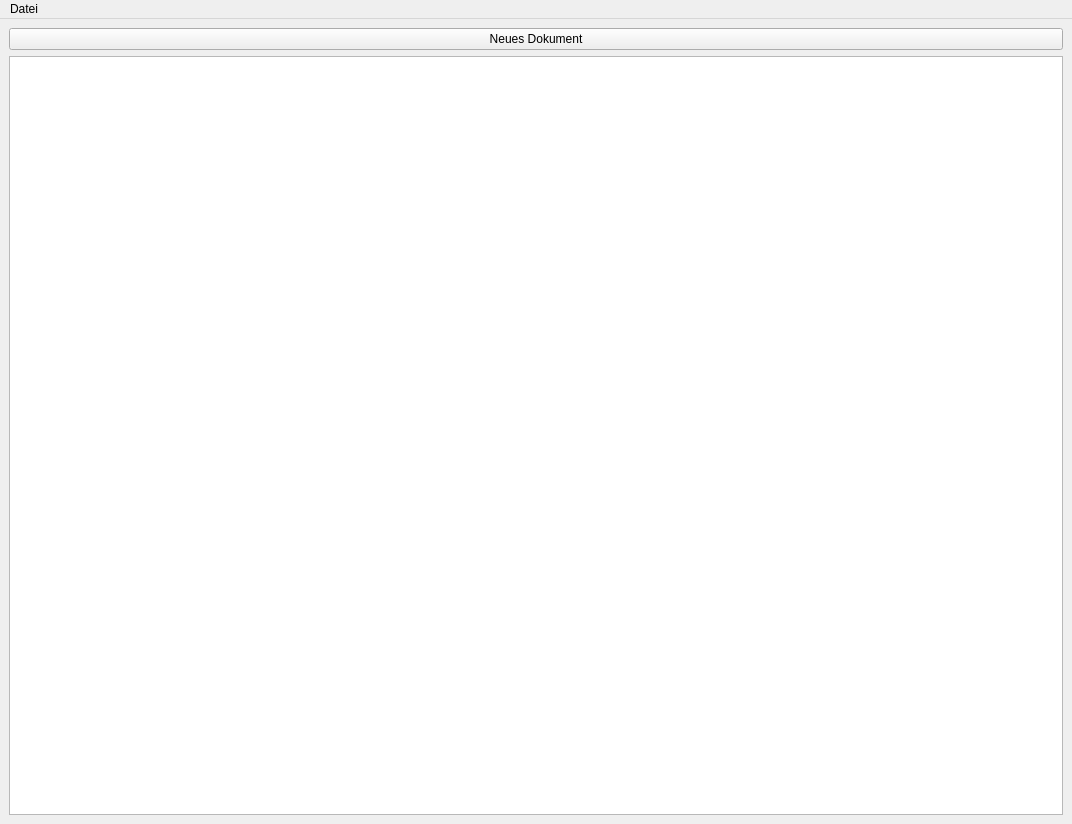
<?xml version="1.0" encoding="UTF-8"?>
<ui version="4.0">
 <class>MainWindow</class>
 <widget class="QMainWindow" name="MainWindow">
  <property name="geometry">
   <rect>
    <x>0</x>
    <y>0</y>
    <width>1072</width>
    <height>824</height>
   </rect>
  </property>
  <property name="windowTitle">
   <string>MainWindow</string>
  </property>
  <widget class="QWidget" name="centralwidget">
   <layout class="QGridLayout" name="gridLayout_2">
    <item row="0" column="0" colspan="2">
     <layout class="QHBoxLayout" name="layoutTabs">
      <item>
       <widget class="QPushButton" name="newDocument">
        <property name="text">
         <string>Neues Dokument</string>
        </property>
       </widget>
      </item>
     </layout>
    </item>
    <item row="1" column="0" colspan="2">
     <widget class="QTextEdit" name="textEdit"/>
    </item>
   </layout>
  </widget>
  <widget class="QMenuBar" name="menuBar">
   <property name="geometry">
    <rect>
     <x>0</x>
     <y>0</y>
     <width>1072</width>
     <height>26</height>
    </rect>
   </property>
   <widget class="QMenu" name="menuDatei">
    <property name="title">
     <string>Datei</string>
    </property>
    <addaction name="actionNew"/>
    <addaction name="actionOpen"/>
    <addaction name="actionSave"/>
    <addaction name="actionClose"/>
    <addaction name="separator"/>
    <addaction name="actionDelete"/>
   </widget>
   <addaction name="menuDatei"/>
  </widget>
  <action name="actionNew">
   <property name="text">
    <string>Neue Datei</string>
   </property>
  </action>
  <action name="actionDelete">
   <property name="text">
    <string>Datei löschen</string>
   </property>
  </action>
  <action name="actionOpen">
   <property name="text">
    <string>Datei öffnen</string>
   </property>
  </action>
  <action name="actionClose">
   <property name="text">
    <string>Datei schließen</string>
   </property>
  </action>
  <action name="actionSave">
   <property name="text">
    <string>Datei speichern</string>
   </property>
  </action>
 </widget>
 <resources/>
 <connections/>
</ui>
